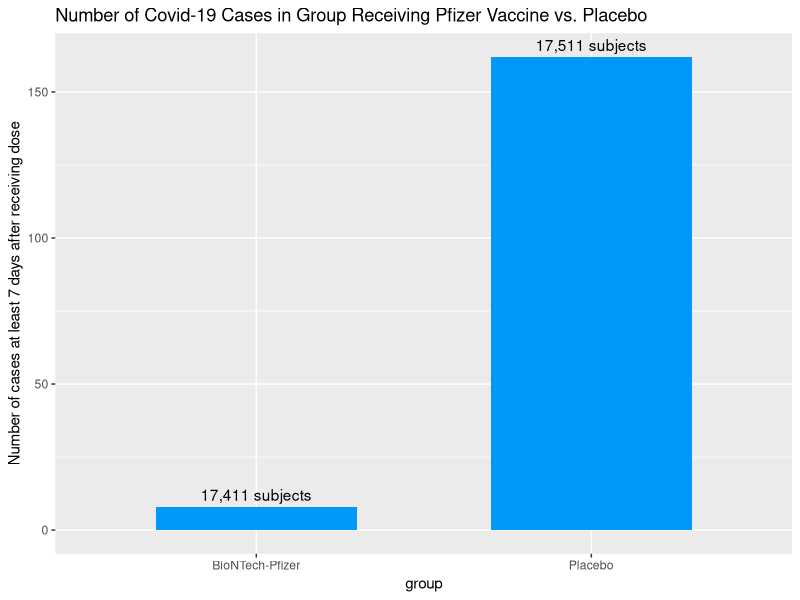
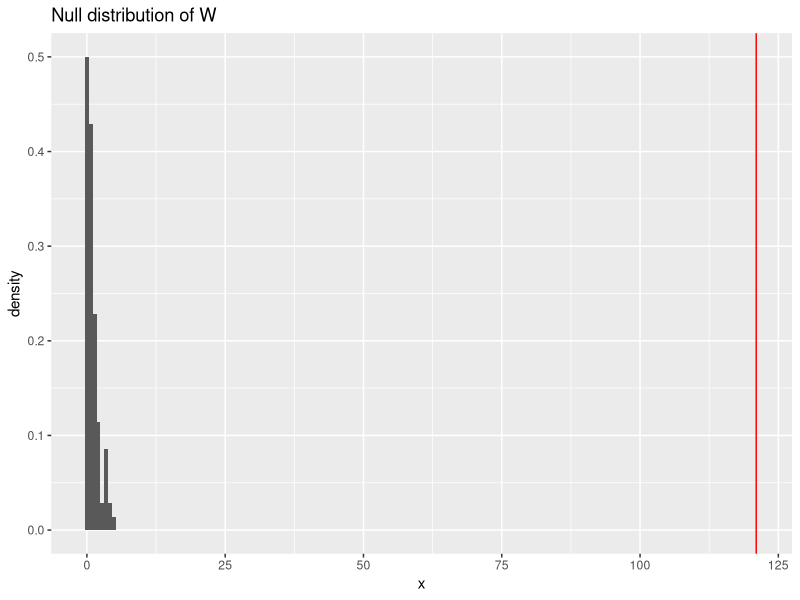
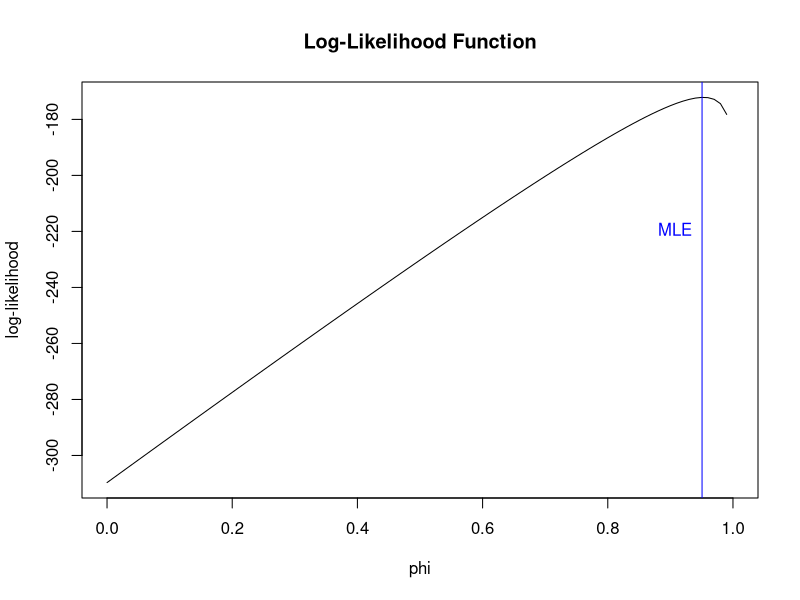
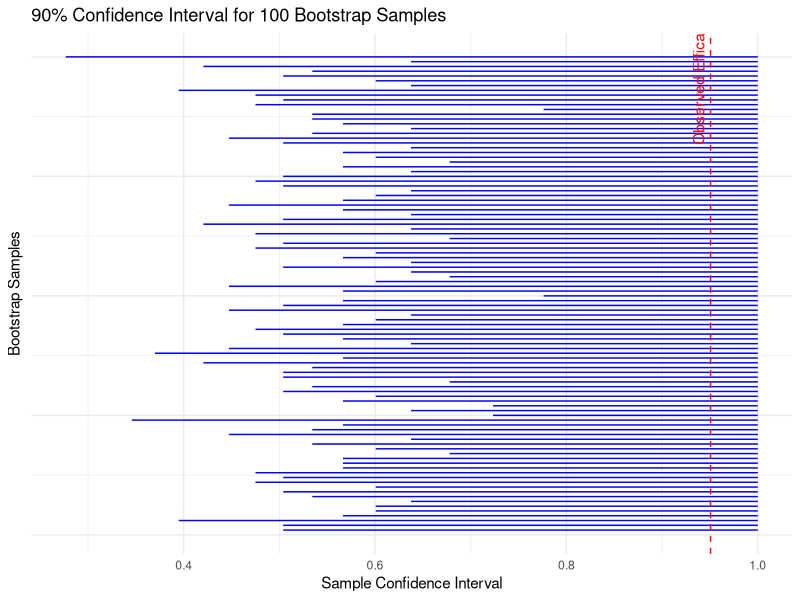
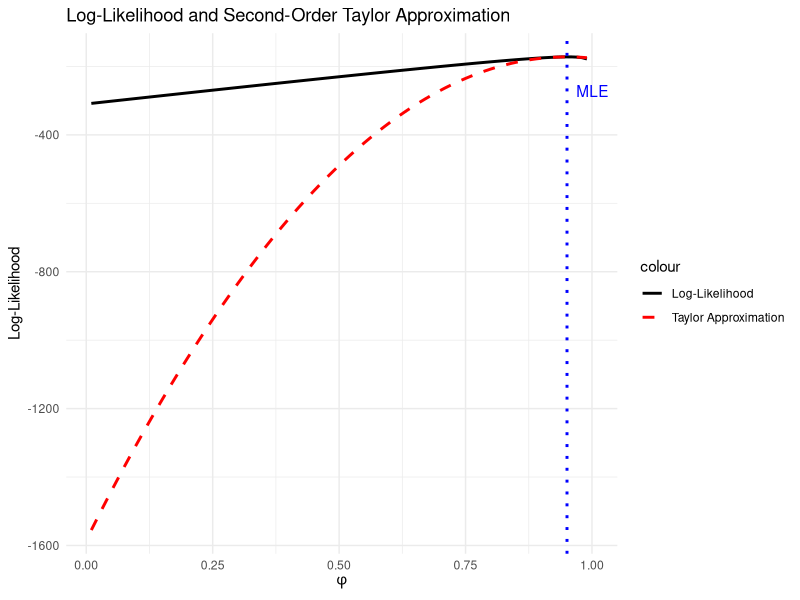
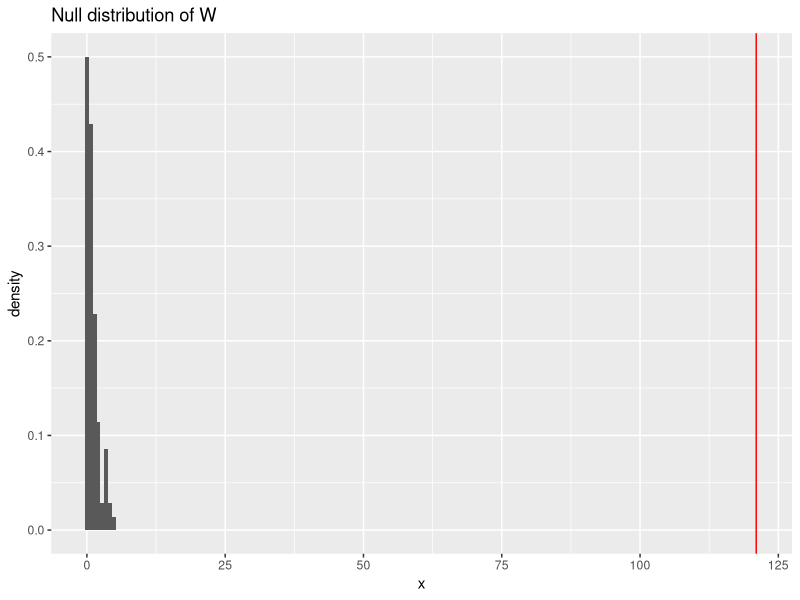
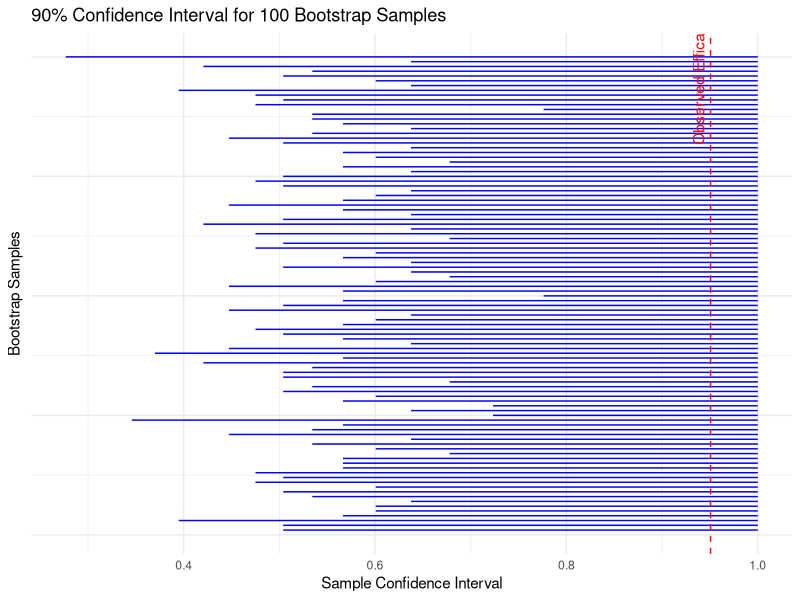

These charts were generated, in order, by the following R code:
## ---- chunk 1
knitr::opts_chunk$set(echo = TRUE)
library(ggplot2)
library(tidyverse)
## ---- chunk 2
# Create a summary table
summary_table <- data.frame(
  Group = c("BioNTech-Pfizer", "Placebo"),
  `Number of Cases` = c(8, 162),
  `Total Subjects` = c(17411, 17511)
)

# Print table
knitr::kable(summary_table, caption = "COVID-19 Cases in BNT162b2 and Placebo Groups")
## ---- chunk 3
data = data.frame(
  group = c("BioNTech-Pfizer", "Placebo"),
  num_cases = c(8, 162),
  count = c("17,411 subjects", "17,511 subjects")
)

ggplot(data, aes(x = group, y = num_cases)) + 
    geom_col(fill = "#0099f9", width = 0.6) +  labs(
      title = "Number of Covid-19 Cases in Group Receiving Pfizer Vaccine vs. Placebo", y= "Number of cases at least 7 days after receiving dose"
  ) + geom_text(aes(label = count), vjust=-0.5)
## ---- chunk 4
obs_w = 121

set.seed(123)
B <- 100


psi_null = 0.3
n = 170
x = 8
### probability of COVID with vaccine
cases_vaccine = (1-psi_null)/(2-psi_null)
### probability of COVID with no vaccine 
cases_placebo = 1-cases_vaccine

null_wstar = numeric(B)

for(i in 1:B) {
  sample_boot <- sample(c(1, 0), size = n, replace = TRUE, prob = c(cases_vaccine, cases_placebo))
  xstar <- sum(sample_boot == 1)
  mle <- (n - 2 * xstar) / (n - xstar)
  loglik_mle <- log(choose(n, xstar)) + xstar*log(1 - mle) - n*log(2 - mle)
  loglik_null <- log(choose(n, xstar)) + xstar*log(1 - psi_null) - n*log(2 - psi_null)
  null_wstar[i] <- 2 * (loglik_mle - loglik_null)
}

# Visualize the null distribution of wstar
ggplot(data = data.frame(x = null_wstar),
       mapping = aes(x = x)) +
  geom_histogram(mapping = aes(y = after_stat(density)),
                 binwidth = 0.7) +
  geom_vline(xintercept = obs_w, color = "red") +
  labs(title = "Null distribution of W")
## ---- chunk 5
# Define the log-likelihood function
loglik.binom <- function(phi, x, n) {
  ifelse((phi < 0 | phi > 1), NA, log(choose(n, x)) + x * log(1 - phi) - n * (2 - phi))
}

# Example data
n <- 170
x <- 8

theta_0_mle_estimate <- (n-2*x)/(n-x)

phi_values <- seq(0, 1, by = 0.01)
log_likelihood_values <- sapply(phi_values, function(phi) loglik.binom(phi, x, n))

# plot of log likelihood function for phi
plot(phi_values, log_likelihood_values, type = "l",
     xlab = "phi", ylab = "log-likelihood", main = "Log-Likelihood Function")
abline(v = theta_0_mle_estimate, col = "blue")
text(x = theta_0_mle_estimate, y = max(-340:-220), labels = "MLE", pos = 2, col = "blue")

## ---- chunk 6
# Define parameters
B <- 100
n <- 170
prob1 <- 8 / 170
prob2 <- 162 / 170
z <- qnorm(0.975)

# Initialize vectors to store bootstrap values and confidence intervals
boot_values <- numeric(B)
se_boot <- numeric(B)
lower_mom_boot <- numeric(B)
upper_mom_boot <- numeric(B)

# Perform bootstrap sampling
set.seed(123)  # For reproducibility
for (i in 1:B) {
  sample_boot <- sample(c(1, 0), size = n, replace = TRUE, prob = c(prob1, prob2))
  x <- length(which(sample_boot == 1))
  boot_values[i] <- (n - 2*x) / (n - x)
  se_boot[i] <- sd(sample_boot)  # Standard error for each bootstrap sample
  lower_mom_boot[i] <- boot_values[i] - z * se_boot[i]
  upper_mom_boot[i] <- pmin(boot_values[i] + z * se_boot[i],1)
}

# Create a dataframe for plotting
sample_summary <- data.frame(
  sample = 1:B,
  lower = lower_mom_boot,
  upper = upper_mom_boot,
  estimate = boot_values
)

# Calculate overall standard error for the estimator
se <- sd(boot_values)

# Calculate overall confidence interval for the estimator
psi_mom <- 154 / 162
lower_mom <- psi_mom - z * se
upper_mom <- psi_mom + z * se

# Plot the confidence intervals for the bootstrap samples
ggplot(data = sample_summary) +
  geom_segment(mapping = aes(x = lower, xend = upper, y = sample, yend = sample), color = "blue") +
  labs(x = "Sample Confidence Interval", y = "Bootstrap Samples",
       title = "90% Confidence Interval for 100 Bootstrap Samples") +
  theme_minimal() +
  theme(axis.text.y = element_blank(), axis.ticks.y = element_blank()) +
  geom_vline(xintercept = psi_mom, color = "red", linetype = "dashed") +
  annotate("text", x = psi_mom, y = B * 0.95, label = "Observed Efficacy", color = "red", angle = 90, vjust = -0.5)
## ---- chunk 7
# Define the second-order Taylor approximation function
taylor_approx <- function(phi, x, n, phi_hat) {
  loglik_prime <- - x / (1 - phi_hat) + n / (2 - phi_hat)
  loglik_double_prime <- - x / (1 - phi_hat)^2 + n / (2 - phi_hat)^2
  return(loglik.binom(phi_hat, x, n) + loglik_prime * (phi - phi_hat) 
         + 0.5 * loglik_double_prime * (phi - phi_hat)^2)
}

phi_values <- seq(0.01, 0.99, by = 0.01)
# Compute the log-likelihood values and the second-order Taylor approximation
loglik_values <- loglik.binom(phi_values, 8, 170)
taylor_values <- taylor_approx(phi_values, 8, 170, theta_0_mle_estimate)

# Create a dataframe for plotting
df <- data.frame(phi = phi_values, loglik = loglik_values, taylor = taylor_values)

# Plot
ggplot(df, aes(phi)) +
  geom_line(aes(y = loglik, color = "Log-Likelihood"), size = 1) +
  geom_line(aes(y = taylor, color = "Taylor Approximation"), 
            linetype = "dashed", size = 1) +
  geom_vline(xintercept = theta_0_mle_estimate, color = "blue", 
             linetype = "dotted", size = 1) +
  labs(title = "Log-Likelihood and Second-Order Taylor Approximation",
       x = expression(phi),
       y = "Log-Likelihood") +
  scale_color_manual(values = c("black", "red"),
                     labels = c("Log-Likelihood", "Taylor Approximation")) +
  theme_minimal() +
  annotate("text", x = theta_0_mle_estimate + 0.05, 
           y = max(df$loglik, na.rm = TRUE) - 100, 
           label = "MLE", color = "blue")
## ---- chunk 8
n = 170
x = 8
null = 0.3

# Calculate the mle value of psi
mle <- (170 - 2*8)/(170-8)
# Calculate the standard error of psi
se <- (1-mle)*(2-mle)/sqrt(8*(2-mle)^2 - 170*(1-mle)^2)
# The log likelihood function
L_mle <- choose(n ,x)*(1-mle)^x * (1/(2-mle))^n
L_null <- choose(n ,x)*(1-null)^x * (1/(2-null))^n
# Calculate the test statistic W
w = 2*log(L_mle/L_null)
# Calculate the p-value
pvalue = pchisq(w, df=1, lower.tail = F)
pvalue
## ---- chunk 9
set.seed(123)
obs_w = 121
B <- 100

psi_null = 0.3
n = 170
x = 8
### probability of COVID with vaccine
cases_vaccine = (1-psi_null)/(2-psi_null)
### probability of COVID with no vaccine 
cases_placebo = 1-cases_vaccine

null_wstar = numeric(B)

for(i in 1:B) {
  sample_boot <- sample(c(1, 0), size = n, 
                        replace = TRUE, prob = c(cases_vaccine, cases_placebo))
  xstar <- sum(sample_boot == 1)
  mle <- (n - 2 * xstar) / (n - xstar)
  loglik_mle <- log(choose(n, xstar)) + xstar*log(1 - mle) - n*log(2 - mle)
  loglik_null <- log(choose(n, xstar)) + xstar*log(1 - psi_null) - n*log(2 - psi_null)
  null_wstar[i] <- 2 * (loglik_mle - loglik_null)
}

# Visualize the null distribution of wstar
ggplot(data = data.frame(x = null_wstar),
       mapping = aes(x = x)) +
  geom_histogram(mapping = aes(y = after_stat(density)),
                 binwidth = 0.7) +
  geom_vline(xintercept = obs_w, color = "red") +
  labs(title = "Null distribution of W")

pvalue <- mean(null_wstar >= obs_w)
cat("Empirical P-value:", pvalue)
## ---- chunk 10
# Define parameters
B <- 100
n <- 170
prob1 <- 8 / 170
prob2 <- 162 / 170
z <- qnorm(0.975)

# Initialize vectors to store bootstrap values and confidence intervals
boot_values <- numeric(B)
se_boot <- numeric(B)
lower_mom_boot <- numeric(B)
upper_mom_boot <- numeric(B)

# Perform bootstrap sampling
set.seed(123)  # For reproducibility
for (i in 1:B) {
  sample_boot <- sample(c(1, 0), size = n, 
                        replace = TRUE, prob = c(prob1, prob2))
  x <- length(which(sample_boot == 1))
  boot_values[i] <- (n - 2*x) / (n - x)
  se_boot[i] <- sd(sample_boot)  # Standard error for each bootstrap sample
  lower_mom_boot[i] <- boot_values[i] - z * se_boot[i]
  upper_mom_boot[i] <- pmin(boot_values[i] + z * se_boot[i],1)
}

# Calculate overall standard error for the estimator
se <- sd(boot_values)

# Calculate overall confidence interval for the estimator
psi_mom <- 154 / 162
lower_mom <- psi_mom - z * se
upper_mom <- psi_mom + z * se

# Print results
cat("95% Confidence Interval for psi_mom:", lower_mom, "to", upper_mom, "\n")
## ---- chunk 11
# Create a dataframe for plotting
sample_summary <- data.frame(
  sample = 1:B,
  lower = lower_mom_boot,
  upper = upper_mom_boot,
  estimate = boot_values
)

# Plot the confidence intervals for the bootstrap samples
ggplot(data = sample_summary) +
  geom_segment(mapping = aes(x = lower, xend = upper, y = sample, yend = sample), color = "blue") +
  labs(x = "Sample Confidence Interval", y = "Bootstrap Samples",
       title = "90% Confidence Interval for 100 Bootstrap Samples") +
  theme_minimal() +
  theme(axis.text.y = element_blank(), axis.ticks.y = element_blank()) +
  geom_vline(xintercept = psi_mom, color = "red", linetype = "dashed") +
  annotate("text", x = psi_mom, y = B * 0.95, label = "Observed Efficacy", color = "red", angle = 90, vjust = -0.5)
## ---- chunk 12
# Calculate empirical p-value
set.seed(123)
B <- 100
psi_null = 0.3
n = 170
x = 8
### probability of COVID with vaccine
cases_vaccine = (1-psi_null)/(2-psi_null)
### probability of COVID with no vaccine 
cases_placebo = 1-cases_vaccine

for(i in 1:B) {
  sample_boot = sample(c(1, 0), size = n, replace = TRUE, prob = c(cases_vaccine, cases_placebo)) 
  x = length(which(sample_boot == 1))
  boot_values[i] = (n - 2 * x) / (n - x)
}
empirical_p_value <- mean(boot_values >= psi_mom)
cat("Empirical p-value:", empirical_p_value, "\n")
